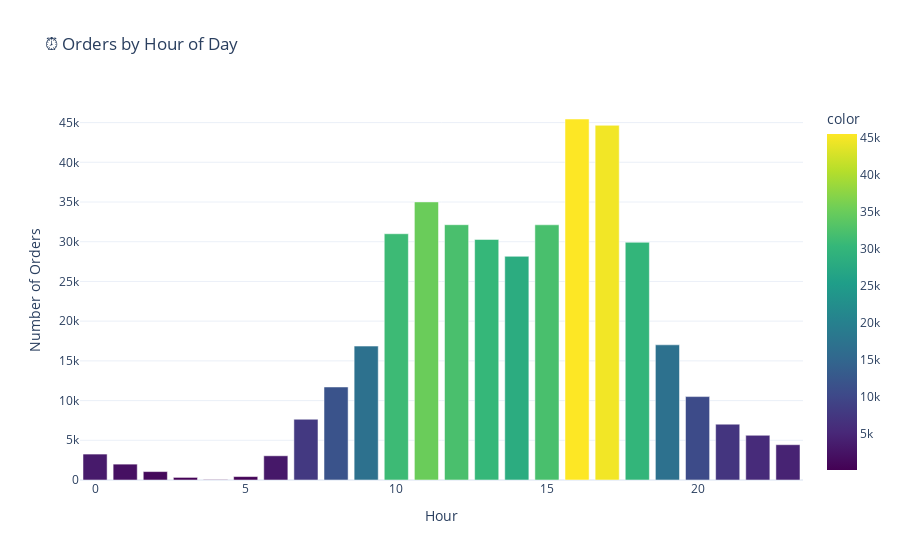

The notebook cell saved with this chart:
### Code cell
# Orders by hour
hourly_orders = orders.groupby('hour').size()

fig = px.bar(x=hourly_orders.index, y=hourly_orders.values,
             title='⏰ Orders by Hour of Day',
             labels={'x': 'Hour', 'y': 'Number of Orders'},
             color=hourly_orders.values,
             color_continuous_scale='Viridis')
fig.update_layout(template='plotly_white', showlegend=False)
fig.show()

### Figure 1 — Plotly figure (JSON) as saved in the notebook; plotly's stock layout.template omitted (floating-point values rounded to 4 significant figures)
{"data": [{"hovertemplate": "Hour=%{x}<br>Number of Orders=%{y}<br>color=%{marker.color}<extra></extra>", "legendgroup": "", "marker": {"color": [3265, 1998, 1060, 326, 56, 430, 3048, 7649, 11712, 16861, 31005, 35015, 32142, 30287, 28163, 32130, 45452, 44658, 29930, 17020, 10502, 7029, 5628, 4444], "coloraxis": "coloraxis", "pattern": {"shape": ""}}, "name": "", "orientation": "v", "showlegend": false, "textposition": "auto", "type": "bar", "x": [0, 1, 2, 3, 4, 5, 6, 7, 8, 9, 10, 11, 12, 13, 14, 15, 16, 17, 18, 19, 20, 21, 22, 23], "xaxis": "x", "y": [3265, 1998, 1060, 326, 56, 430, 3048, 7649, 11712, 16861, 31005, 35015, 32142, 30287, 28163, 32130, 45452, 44658, 29930, 17020, 10502, 7029, 5628, 4444], "yaxis": "y"}], "layout": {"barmode": "relative", "coloraxis": {"colorbar": {"title": {"text": "color"}}, "colorscale": [[0.0, "#440154"], [0.1111, "#482878"], [0.2222, "#3e4989"], [0.3333, "#31688e"], [0.4444, "#26828e"], [0.5556, "#1f9e89"], [0.6667, "#35b779"], [0.7778, "#6ece58"], [0.8889, "#b5de2b"], [1.0, "#fde725"]]}, "legend": {"tracegroupgap": 0}, "showlegend": false, "title": {"text": "⏰ Orders by Hour of Day"}, "xaxis": {"anchor": "y", "domain": [0.0, 1.0], "title": {"text": "Hour"}}, "yaxis": {"anchor": "x", "domain": [0.0, 1.0], "title": {"text": "Number of Orders"}}}}
